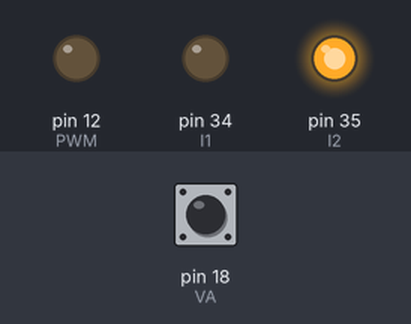
This program was run on a simulated Arduino Mega 2560, built with avr-gcc and run on an emulated ATmega2560. Parts: output pins drawn as LEDs (lit = HIGH). Inputs (shaded band) come from the test bench; at power-on: pin 18 (VA) HIGH. What the program prints to the serial monitor is not drawn.

Above: at 0.1 s.
At 1.1 s:
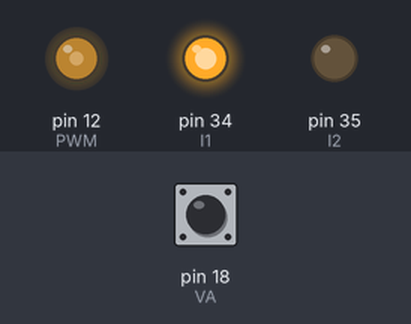
Timing chart, 0 to 3.5 s (numbered marks = the images above):
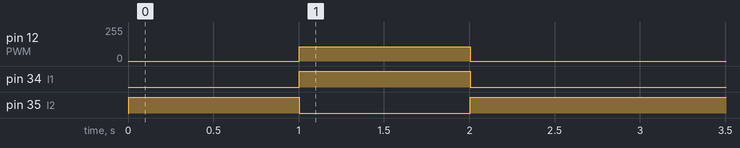

The program:

main.cpp
```cpp
#include <Arduino.h>

#define DT 5
#define VA 18
#define VB 31
#define I1 34
#define I2 35
#define PWM 12

volatile long compteur = 0;

float getSpeed();
void ISR_VA();

void setup() {
  // put your setup code here, to run once:
  Serial.begin(115200);
  Serial.println("Hello");
  pinMode(VA, INPUT_PULLUP);
  pinMode(VB, INPUT_PULLUP);

  pinMode(I1, OUTPUT);
  pinMode(I2, OUTPUT);
  pinMode(PWM, OUTPUT);
  attachInterrupt(digitalPinToInterrupt(VA), ISR_VA, RISING);
}


void Moteur(float voltage){
  voltage = constrain(voltage,-9.0, 9.0);
  if(voltage>0)
  {
    digitalWrite(I2,LOW);
    digitalWrite(I1,HIGH);
  }else{
    digitalWrite(I1,LOW);
    digitalWrite(I2,HIGH);
  }
  analogWrite(PWM, abs(voltage)*255.0/12.0   );
}

void loop() {
  // put your main code here, to run repeatedly:
  unsigned long temps=0;
  static unsigned long temps_prec=0;

  temps = millis();
  while( (temps-temps_prec)<DT)
  {
    temps = millis();
  }
  temps_prec = temps;
  noInterrupts();
  long compteur_copy = compteur;
  interrupts();
  float u = 0;
  if(temps < 1000)
  {
      u=0;
  }else
  if (temps <2000)
  {
    u= 5;
  }else
  if(temps>4000){
  u =0  ;
  }

  Moteur(u);
  Serial.print(temps);
  Serial.print(" ,");
  Serial.print(u);
  Serial.print(" ,");
  Serial.print(getSpeed());
  Serial.print(" ;");

  Serial.println(" ");
}

volatile long  t_ISR_last = 0;
volatile long  t_ISR = 0;

void ISR_VA(){
  if(digitalRead(VB)){
    compteur++;
  }else{
    compteur--;
  }
  t_ISR_last = t_ISR;
  t_ISR = micros();
}

float getSpeed(){
  float  t_ISR_last_copy;
  float  t_ISR_copy;
  noInterrupts();
  t_ISR_last_copy =t_ISR_last;
  t_ISR_copy = t_ISR;
  interrupts();
  if( t_ISR==t_ISR_last)
    return 0;
  else
    return (1.0/(t_ISR_copy-t_ISR_last_copy) )*1e6;
}
```

Measured:
- by itself, pin 12 (PWM): 0/255 → 106/255 at 1.0 s, → 0/255 1.0 s later
- by itself, pin 34 (I1): LOW → HIGH at 1.0 s, → LOW 1.0 s later
- by itself, pin 35 (I2): LOW → HIGH at 0.01 s, → LOW 1.0 s later, → HIGH 1.0 s later
